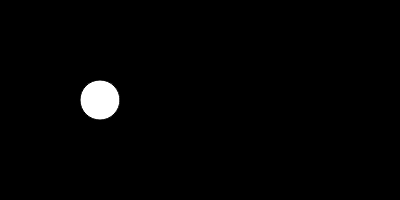
Frame 1 (no input)
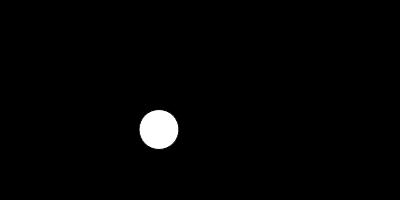
Frame 60 (no input)
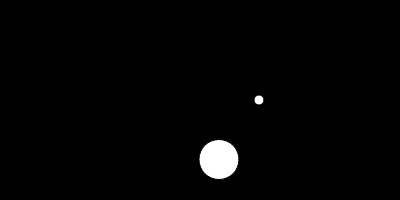
Frame 120 (the mouse pressed at the canvas centre since frame 60)

The p5.js sketch that drew these frames (run headless with seeded random() and noise() and a simulated clock; from frame 60 on, the mouse is pressed at the canvas centre):

// p5.js sketch
// ── sketch.js
let a_x = [100];
let a_y = [100]; 
let a_xspeed = [1];
let a_yspeed = [0.5];
let a_r = [20];

function setup() {
  createCanvas(400, 200).mousePressed(function () {
    a_x.push(mouseX);
    a_y.push(mouseY);
    let r = random([[0,1],[1,0]]);
    a_xspeed.push(r[0]);
    a_yspeed.push(r[1]);
    a_r.push(random([5,10]));    
    // a_xspeed.push(random([2,5]));
    // a_yspeed.push(random([2,5]));
    // a_r.push(random([4,10,20]));    
  });
  createSpan('click on the canvas for a new ball');
}

function draw() {
  background(0);
  for (let i = 0; i < a_x.length; i++) {
    draw_one(i);
  }
}

function draw_one(i) {
  ellipse(a_x[i], a_y[i], a_r[i]*2, a_r[i]*2);
  a_x[i] += a_xspeed[i];
  a_y[i] += a_yspeed[i];
  if (a_x[i] > width - a_r[i] || a_x[i] < a_r[i]) {
    a_xspeed[i] = -a_xspeed[i];
  }
  if (a_y[i] > height - a_r[i] || a_y[i] < a_r[i]) {
    a_yspeed[i] = -a_yspeed[i];
  }
}

// https://editor.p5js.org/jht1493/sketches/CYdufPe8D
// 4.3 array bouncing balls 2

// https://editor.p5js.org/jht1493/sketches/ss-mUo0A2
// 4.3 array bouncing balls

// https://editor.p5js.org/jht1493/sketches/T8dyF-XVE
// bouncing ball copy

// https://editor.p5js.org/icm/sketches/BJKWv5Tn
// bouncing ball 
